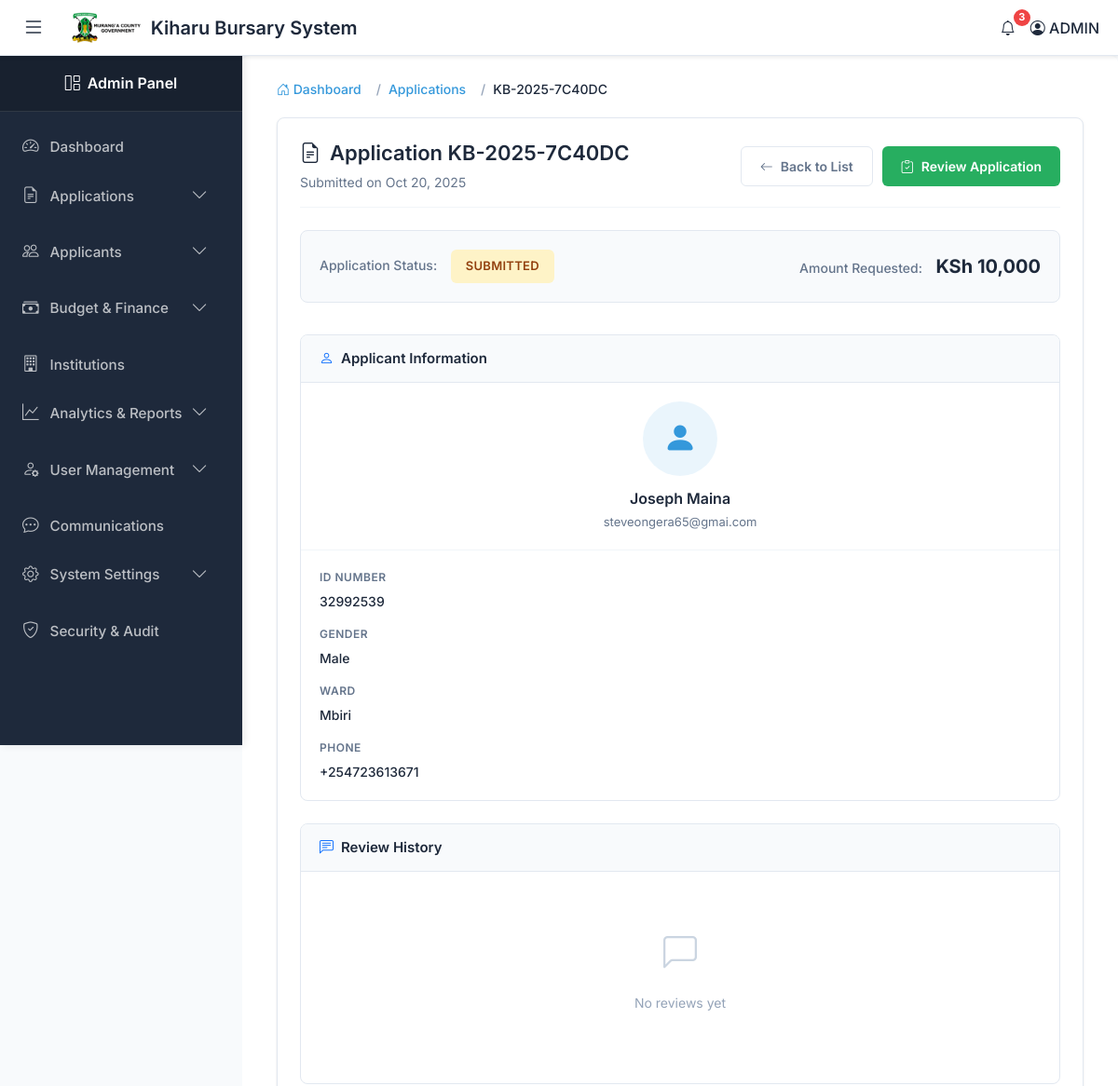
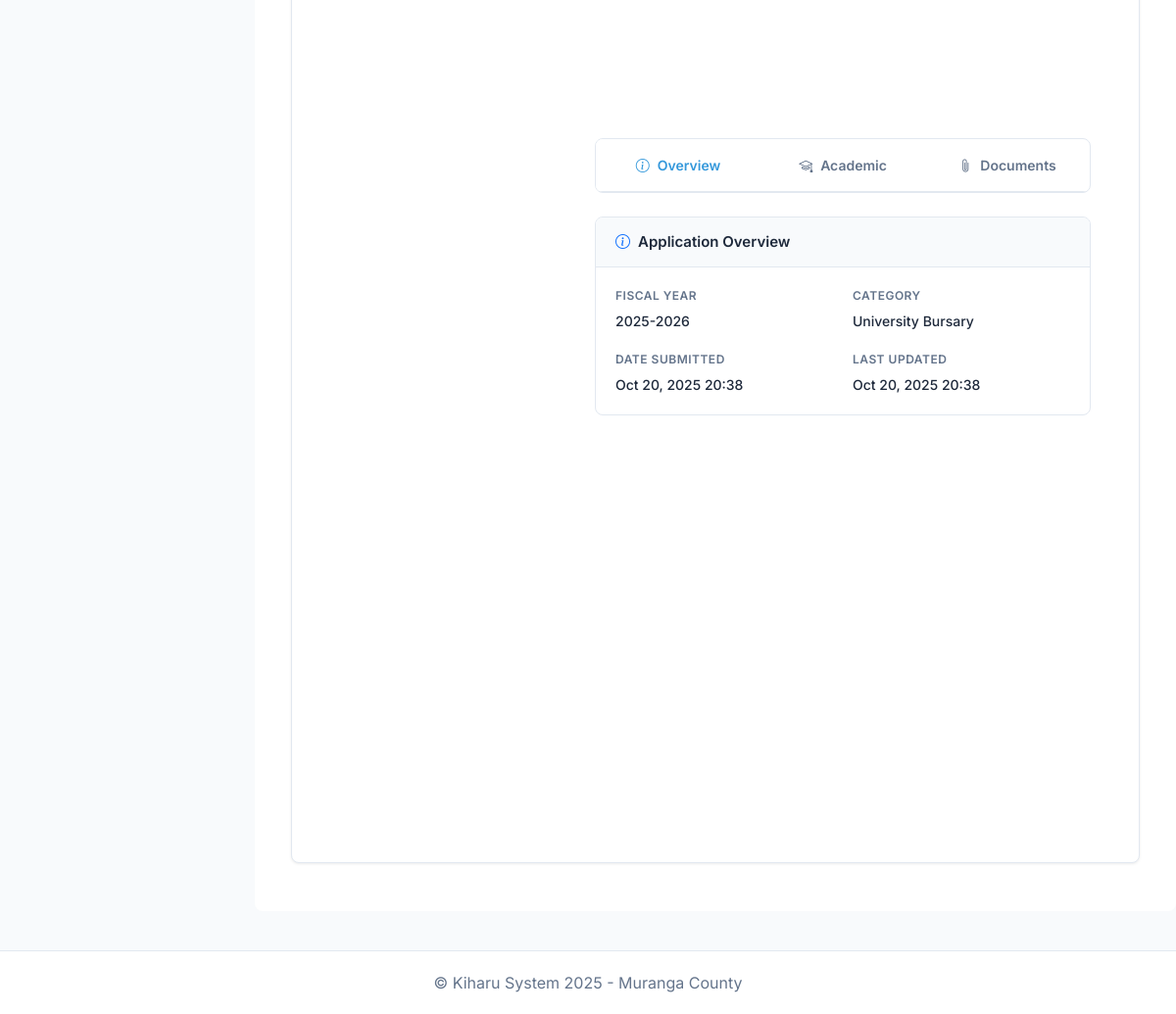
/applications/227/ (signed in), run on the app's committed database (2 pictures, top to bottom).
### kiharu_system/models.py (models this page shows, shortened)
class Application(models.Model):
    APPLICATION_STATUS = (
        ('draft', 'Draft'),
        ('submitted', 'Submitted'),
        ('under_review', 'Under Review'),
        ('approved', 'Approved'),
        ('rejected', 'Rejected'),
        ('disbursed', 'Disbursed'),
    )
    application_number = models.CharField(max_length=20, unique=True, editable=False)
    applicant = models.ForeignKey(Applicant, on_delete=models.CASCADE, related_name='applications')
    fiscal_year = models.ForeignKey(FiscalYear, on_delete=models.CASCADE)
    bursary_category = models.ForeignKey(BursaryCategory, on_delete=models.CASCADE)
    institution = models.ForeignKey(Institution, on_delete=models.CASCADE)
    status = models.CharField(max_length=20, choices=APPLICATION_STATUS, default='draft')
    admission_number = models.CharField(max_length=100)
    year_of_study = models.PositiveIntegerField()
    course_name = models.CharField(max_length=200, blank=True, null=True)  # For college/university
    expected_completion_date = models.DateField()
    total_fees_payable = models.DecimalField(max_digits=10, decimal_places=2)
    fees_paid = models.DecimalField(max_digits=10, decimal_places=2)
    fees_balance = models.DecimalField(max_digits=10, decimal_places=2)
    amount_requested = models.DecimalField(max_digits=10, decimal_places=2)
    other_bursaries = models.BooleanField(default=False)
    other_bursaries_amount = models.DecimalField(max_digits=10, decimal_places=2, default=0)
    other_bursaries_source = models.CharField(max_length=200, blank=True, null=True)
    is_orphan = models.BooleanField(default=False)
    is_disabled = models.BooleanField(default=False)
    has_chronic_illness = models.BooleanField(default=False)
    chronic_illness_description = models.TextField(blank=True, null=True)
    date_submitted = models.DateTimeField(auto_now_add=True)
    last_updated = models.DateTimeField(auto_now=True)
    previous_allocation = models.BooleanField(default=False)
    previous_allocation_year = models.CharField(max_length=20, blank=True, null=True)
    previous_allocation_amount = models.DecimalField(max_digits=10, decimal_places=2, default=0)

class FiscalYear(models.Model):
    name = models.CharField(max_length=20)  # e.g., "2024-2025"
    start_date = models.DateField()
    end_date = models.DateField()
    total_allocation = models.DecimalField(max_digits=12, decimal_places=2)
    is_active = models.BooleanField(default=False)

class BursaryCategory(models.Model):
    CATEGORY_TYPES = (
        ('highschool', 'High School'),
        ('special_school', 'Special School'),
        ('college', 'College'),
        ('university', 'University'),
    )
    name = models.CharField(max_length=100)
    category_type = models.CharField(max_length=20, choices=CATEGORY_TYPES)
    fiscal_year = models.ForeignKey(FiscalYear, on_delete=models.CASCADE, related_name='categories')
    allocation_amount = models.DecimalField(max_digits=12, decimal_places=2)
    max_amount_per_applicant = models.DecimalField(max_digits=10, decimal_places=2)

class Applicant(models.Model):
    GENDER_CHOICES = (
        ('M', 'Male'),
        ('F', 'Female'),
    )
    user = models.OneToOneField(User, on_delete=models.CASCADE, related_name='applicant_profile')
    gender = models.CharField(max_length=1, choices=GENDER_CHOICES)
    date_of_birth = models.DateField()
    id_number = models.CharField(max_length=20, unique=True)
    ward = models.ForeignKey(Ward, on_delete=models.SET_NULL, null=True, related_name='residents')
    location = models.ForeignKey(Location, on_delete=models.SET_NULL, null=True)
    sublocation = models.ForeignKey(SubLocation, on_delete=models.SET_NULL, null=True)
    village = models.ForeignKey(Village, on_delete=models.SET_NULL, null=True)
    physical_address = models.TextField()
    postal_address = models.CharField(max_length=100, blank=True, null=True)
    special_needs = models.BooleanField(default=False)
    special_needs_description = models.TextField(blank=True, null=True)
    profile_picture = models.ImageField(upload_to='profile_pics/', default='profile_pics/default.png', blank=True,null=True)

class User(AbstractUser):
    USER_TYPES = (
        ('applicant', 'Applicant'),
        ('admin', 'Administrator'),
        ('reviewer', 'Application Reviewer'),
        ('finance', 'Finance Officer'),
    )
    user_type = models.CharField(max_length=20, choices=USER_TYPES, default='applicant')
    id_number = models.CharField(max_length=20, unique=True, null=True, blank=True)
    phone_regex = RegexValidator(
        regex=r'^\+254\d{9}$',
        message="Phone number must be entered in the format: '+254XXXXXXXXX'. Exactly 12 digits including country code."
    )
    phone_number = models.CharField(validators=[phone_regex], max_length=17, blank=True)

class Ward(models.Model):
    name = models.CharField(max_length=100)
    description = models.TextField(blank=True, null=True)

### kiharu_system/views.py (the view)
# urls.py: path('applications/<int:application_id>/', views.application_detail, name='application_detail'),
@login_required
@user_passes_test(is_reviewer)
def application_detail(request, application_id):
    application = get_object_or_404(Application, id=application_id)
    reviews = Review.objects.filter(application=application).order_by('-review_date')
    documents = Document.objects.filter(application=application)
    context = {
        'application': application,
        'reviews': reviews,
        'documents': documents,
    }
    return render(request, 'admin/application_detail.html', context)

### templates/admin/application_detail.html (shortened to what this page needs)
{% extends 'admin_base.html' %}
{% load humanize %}
{% block content %}
<div class="container-fluid">
    <nav aria-label="breadcrumb">
        <ol class="breadcrumb">
            <li class="breadcrumb-item">
                <a href="{% url 'admin_dashboard' %}">
                    <i class="bi bi-house-door"></i> Dashboard
                </a>
            </li>
            <li class="breadcrumb-item">
                <a href="{% url 'application_list' %}">Applications</a>
            </li>
            <li class="breadcrumb-item active" aria-current="page">{{ application.application_number }}</li>
        </ol>
    </nav>
    <div class="section-container">
        <div class="page-header">
            <div>
                <h1 class="page-title">
                    <i class="bi bi-file-earmark-text"></i>
                    Application {{ application.application_number }}
                </h1>
                <p class="page-subtitle">
                    Submitted on {{ application.date_submitted|date:"M d, Y" }}
                </p>
            </div>
            <div class="action-buttons-header">
                <a href="{% url 'application_list' %}" class="btn-secondary-custom">
                    <i class="bi bi-arrow-left"></i>
                    Back to List
                </a>
                {% if application.status == 'submitted' or application.status == 'under_review' %}
                <a href="{% url 'application_review' application.id %}" class="btn-success-custom">
                    <i class="bi bi-clipboard-check"></i>
                    Review Application
                </a>
                {% endif %}
            </div>
        </div>
        <div class="status-card">
            <div>
                <span class="status-label">Application Status:</span>
                {% if application.status == 'draft' %}
                    <span class="status-badge status-draft">Draft</span>
                {% elif application.status == 'submitted' %}
                    <span class="status-badge status-submitted">Submitted</span>
                {% elif application.status == 'under_review' %}
                    <span class="status-badge status-under-review">Under Review</span>
                {% elif application.status == 'approved' %}
                    <span class="status-badge status-approved">Approved</span>
                {% elif application.status == 'rejected' %}
                    <span class="status-badge status-rejected">Rejected</span>
                {% elif application.status == 'disbursed' %}
                    <span class="status-badge status-disbursed">Disbursed</span>
                {% endif %}
            </div>
            <div>
                <span class="status-label">Amount Requested:</span>
                <span class="amount-display">KSh {{ application.amount_requested|floatformat:0|intcomma }}</span>
            </div>
        </div>
        <div class="content-grid">
            <div class="main-content">
                <div class="tabs-navigation">
                    <ul class="tab-list">
                        <li class="tab-item">
                            <button class="tab-link active" data-tab="overview">
                                <i class="bi bi-info-circle"></i>
                                Overview
                            </button>
                        </li>
                        <li class="tab-item">
                            <button class="tab-link" data-tab="academic">
                                <i class="bi bi-mortarboard"></i>
                                Academic
                            </button>
                        </li>
                        <li class="tab-item">
                            <button class="tab-link" data-tab="documents">
                                <i class="bi bi-paperclip"></i>
                                Documents
                            </button>
                        </li>
                    </ul>
                </div>
                <div id="tabContent">
                    <div class="tab-content active" id="overview">
                        <div class="card-custom">
                            <div class="card-header-custom">
                                <h5 class="card-title-custom">
                                    <i class="bi bi-info-circle text-primary"></i>
                                    Application Overview
                                </h5>
                            </div>
                            <div class="card-body-custom">
                                <div class="info-grid">
                                    <div class="info-item">
                                        <span class="info-label">Fiscal Year</span>
                                        <span class="info-value">{{ application.fiscal_year.name }}</span>
                                    </div>
                                    <div class="info-item">
                                        <span class="info-label">Category</span>
                                        <span class="info-value">{{ application.bursary_category.name }}</span>
                                    </div>
                                    <div class="info-item">
                                        <span class="info-label">Date Submitted</span>
                                        <span class="info-value">{{ application.date_submitted|date:"M d, Y H:i" }}</span>
                                    </div>
                                    <div class="info-item">
                                        <span class="info-label">Last Updated</span>
                                        <span class="info-value">{{ application.last_updated|date:"M d, Y H:i" }}</span>
                                    </div>
                                </div>
                            </div>
                        </div>
                    </div>
                </div>
            </div>
            <div class="sidebar-content">
                <div class="card-custom">
                    <div class="card-header-custom">
                        <h5 class="card-title-custom">
                            <i class="bi bi-person text-primary"></i>
                            Applicant Information
                        </h5>
                    </div>
                    <div class="applicant-header">
                        <div class="applicant-avatar">
                            <i class="bi bi-person-fill"></i>
                        </div>
                        <div class="applicant-name">{{ application.applicant.user.first_name }} {{ application.applicant.user.last_name }}</div>
                        <div class="applicant-email">{{ application.applicant.user.email }}</div>
                    </div>
                    <div class="card-body-custom">
                        <div class="info-item" style="margin-bottom: 16px;">
                            <span class="info-label">ID Number</span>
                            <span class="info-value">{{ application.applicant.id_number }}</span>
                        </div>
                        <div class="info-item" style="margin-bottom: 16px;">
                            <span class="info-label">Gender</span>
                            <span class="info-value">{{ application.applicant.get_gender_display }}</span>
                        </div>
                        <div class="info-item" style="margin-bottom: 16px;">
                            <span class="info-label">Ward</span>
                            <span class="info-value">{{ application.applicant.ward.name }}</span>
                        </div>
                        <div class="info-item">
                            <span class="info-label">Phone</span>
                            <span class="info-value">{{ application.applicant.user.phone_number }}</span>
                        </div>
                    </div>
                </div>
                <div class="card-custom">
                    <div class="card-header-custom">
                        <h5 class="card-title-custom">
                            <i class="bi bi-chat-left-text text-primary"></i>
                            Review History
                        </h5>
                    </div>
                    <div class="card-body-custom">
                        {% if reviews %}
                            {% for review in reviews %}
                            <div class="review-item">
                                <div class="review-header">
                                    <span class="reviewer-name">{{ review.reviewer.first_name }} {{ review.reviewer.last_name }}</span>
                                    <span class="review-date">{{ review.review_date|date:"M d, Y" }}</span>
                                </div>
                                <div class="review-recommendation">
                                    <span class="review-label">Recommendation:</span>
                                    {% if review.recommendation == 'approve' %}
                                        <span class="recommendation-badge recommendation-approve">Approve</span>
                                    {% elif review.recommendation == 'reject' %}
                                        <span class="recommendation-badge recommendation-reject">Reject</span>
                                    {% else %}
                                        <span class="recommendation-badge recommendation-more-info">More Info</span>
                                    {% endif %}
                                </div>
                                {% if review.recommended_amount %}
                                <div class="review-amount">
                                    <span class="review-label">Recommended Amount:</span>
                                    <span class="info-value">KSh {{ review.recommended_amount|floatformat:0|intcomma }}</span>
                                </div>
                                {% endif %}
                                <p class="review-comments">{{ review.comments }}</p>
                            </div>
                            {% endfor %}
                        {% else %}
                        <div class="empty-state" style="padding: 40px 20px;">
                            <div class="empty-icon" style="font-size: 36px;">
                                <i class="bi bi-chat-left"></i>
                            </div>
                            <p class="empty-text">No reviews yet</p>
                        </div>
                        {% endif %}
                    </div>
                </div>
            </div>
        </div>
    </div>
</div>
{% endblock %}

### data on the page
Application: application_number "KB-2025-7C40DC", date_submitted "Oct 20, 2025", amount_requested "10,000", fiscal_year.name "2025-2026", bursary_category.name "University Bursary", date_submitted "Oct 20, 2025 20:38", last_updated "Oct 20, 2025 20:38", applicant.user.first_name "Joseph", applicant.user.last_name "Maina", applicant.user.email "steveongera65@gmai.com", applicant.id_number "32992539", applicant.gender "Male", applicant.ward.name "Mbiri", applicant.user.phone_number "+254723613671"
